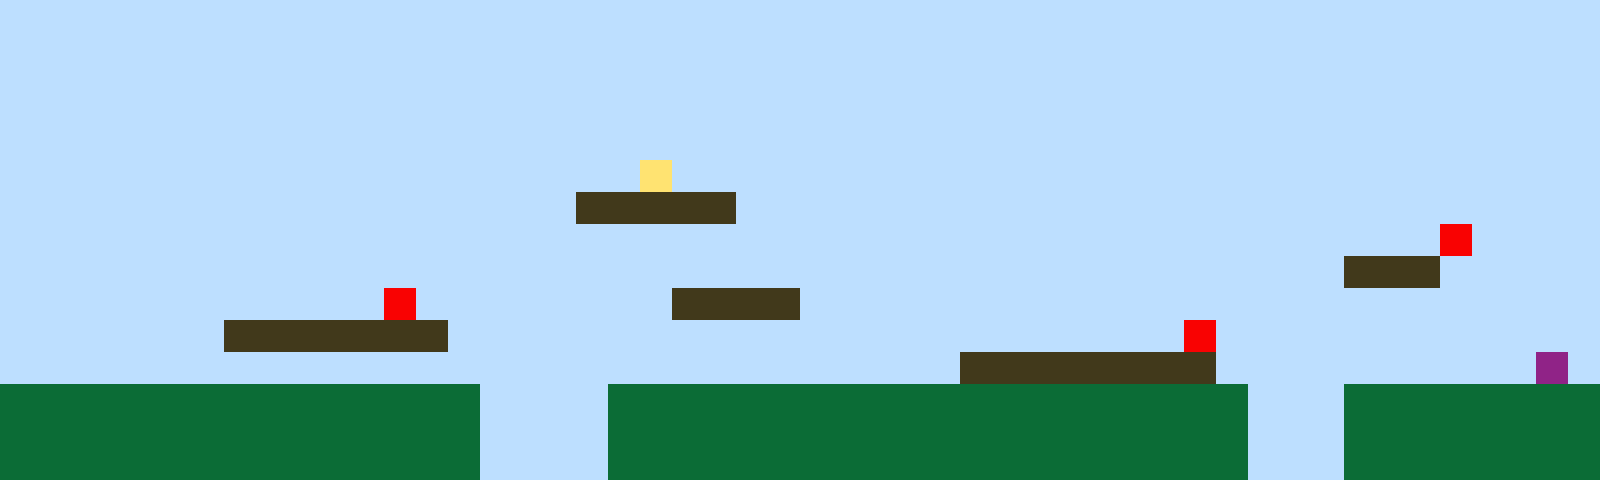

The image is a tile-based game level rendered from a .tmx file. Its description and complete source (layers, tilesets, objects, tile grids) follow:
An orthogonal 50x15 tile map with 32x32 px tiles, 1 tile layer (Tile Layer 1).

<map version="1.10" tiledversion="1.11.2" orientation="orthogonal" renderorder="right-up" width="50" height="15" tilewidth="32" tileheight="32" infinite="0" nextlayerid="2" nextobjectid="1"><editorsettings><export target="map1.csv" format="csv" /></editorsettings><tileset firstgid="1" name="sprites" tilewidth="32" tileheight="32" tilecount="6" columns="3"><image source="sprites.png" width="96" height="64" /></tileset><layer id="1" name="Tile Layer 1" width="50" height="15"><data encoding="csv">1,1,1,1,1,1,1,1,1,1,1,1,1,1,1,1,1,1,1,1,1,1,1,1,1,1,1,1,1,1,1,1,1,1,1,1,1,1,1,1,1,1,1,1,1,1,1,1,1,1,1,1,1,1,1,1,1,1,1,1,1,1,1,1,1,1,1,1,1,1,1,1,1,1,1,1,1,1,1,1,1,1,1,1,1,1,1,1,1,1,1,1,1,1,1,1,1,1,1,1,1,1,1,1,1,1,1,1,1,1,1,1,1,1,1,1,1,1,1,1,1,1,1,1,1,1,1,1,1,1,1,1,1,1,1,1,1,1,1,1,1,1,1,1,1,1,1,1,1,1,1,1,1,1,1,1,1,1,1,1,1,1,1,1,1,1,1,1,1,1,1,1,1,1,1,1,1,1,1,1,1,1,1,1,1,1,1,1,1,1,1,1,1,1,1,1,1,1,1,1,1,1,1,1,1,1,1,1,1,1,1,1,1,1,1,1,1,1,1,1,1,1,1,1,1,1,1,1,1,1,1,1,1,1,1,1,1,1,1,1,1,1,1,1,1,1,1,1,1,1,1,1,1,1,1,1,1,1,1,1,1,1,1,1,1,1,1,1,1,1,4,1,1,1,1,1,1,1,1,1,1,1,1,1,1,1,1,1,1,1,1,1,1,1,1,1,1,1,1,1,1,1,1,1,1,1,1,1,1,1,1,1,1,1,1,1,1,1,3,3,3,3,3,1,1,1,1,1,1,1,1,1,1,1,1,1,1,1,1,1,1,1,1,1,1,1,1,1,1,1,1,1,1,1,1,1,1,1,1,1,1,1,1,1,1,1,1,1,1,1,1,1,1,1,1,1,1,1,1,1,1,1,1,1,1,1,1,1,1,1,1,1,1,1,1,5,1,1,1,1,1,1,1,1,1,1,1,1,1,1,1,1,1,1,1,1,1,1,1,1,1,1,1,1,1,1,1,1,1,1,1,1,1,1,1,1,1,1,1,1,1,1,3,3,3,1,1,1,1,1,1,1,1,1,1,1,1,1,1,1,1,1,5,1,1,1,1,1,1,1,1,3,3,3,3,1,1,1,1,1,1,1,1,1,1,1,1,1,1,1,1,1,1,1,1,1,1,1,1,1,1,1,1,1,1,1,1,3,3,3,3,3,3,3,1,1,1,1,1,1,1,1,1,1,1,1,1,1,1,1,1,1,1,1,1,1,1,5,1,1,1,1,1,1,1,1,1,1,1,1,1,1,1,1,1,1,1,1,1,1,1,1,1,1,1,1,1,1,1,1,1,1,1,1,1,1,1,1,1,1,3,3,3,3,3,3,3,3,1,1,1,1,1,1,1,1,1,1,6,1,2,2,2,2,2,2,2,2,2,2,2,2,2,2,2,1,1,1,1,2,2,2,2,2,2,2,2,2,2,2,2,2,2,2,2,2,2,2,2,1,1,1,2,2,2,2,2,2,2,2,2,2,2,2,2,2,2,2,2,2,2,2,2,2,2,1,1,1,1,2,2,2,2,2,2,2,2,2,2,2,2,2,2,2,2,2,2,2,2,1,1,1,2,2,2,2,2,2,2,2,2,2,2,2,2,2,2,2,2,2,2,2,2,2,2,1,1,1,1,2,2,2,2,2,2,2,2,2,2,2,2,2,2,2,2,2,2,2,2,1,1,1,2,2,2,2,2,2,2,2</data></layer></map>
